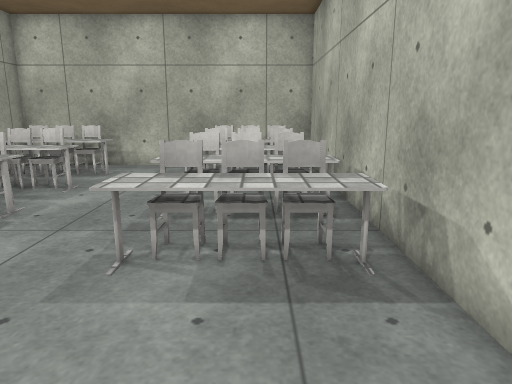
View 1 (above)

12 first-person views from a walk through a 3-D level made in the Unity game engine. The camera is 1.3 m above the floor, tilts 12° down and sees 70° across. The floor is counted in squares, 0.5 m on a side. Each view is taken from the middle of a square. On the plan, view 1 faces up. The plan holds only what a view shows up to about 20 squares ahead; the rest is blank. The player character is not drawn. Surface patterns are stand-ins for the level's own textures.

View 2
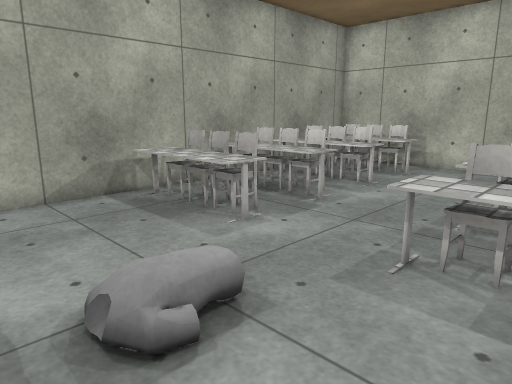

View 3
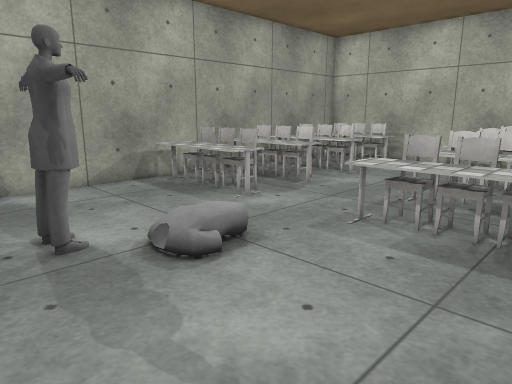

View 4
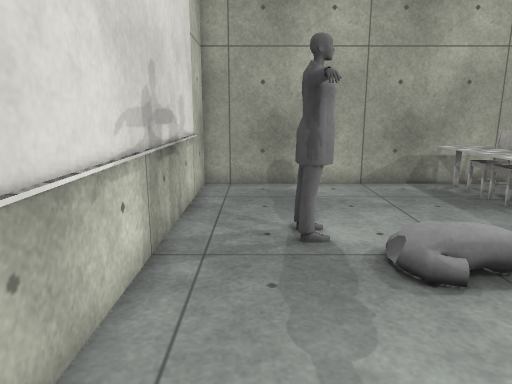

View 5
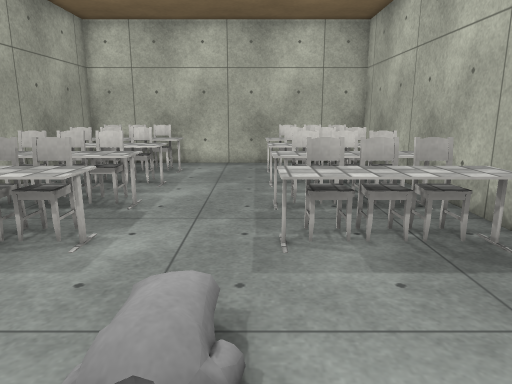

View 6
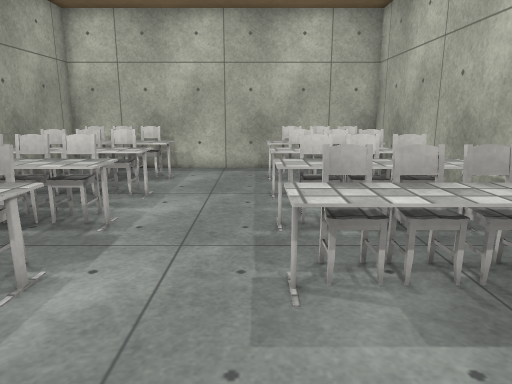

View 7
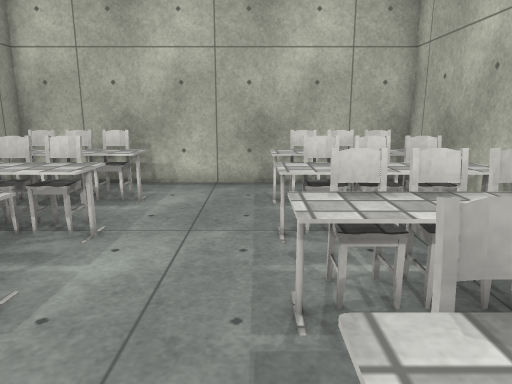

View 8
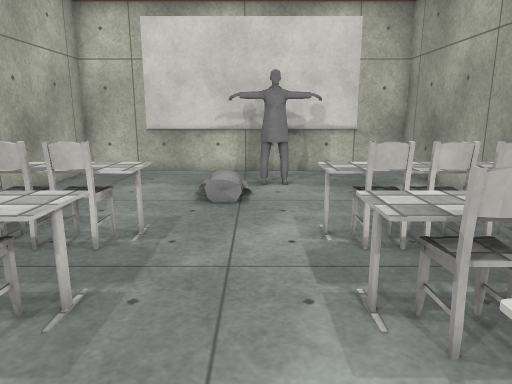

View 9
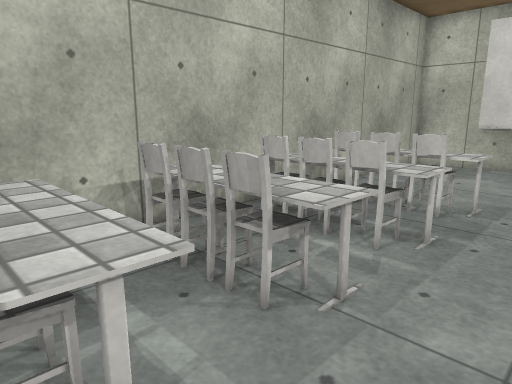

View 10
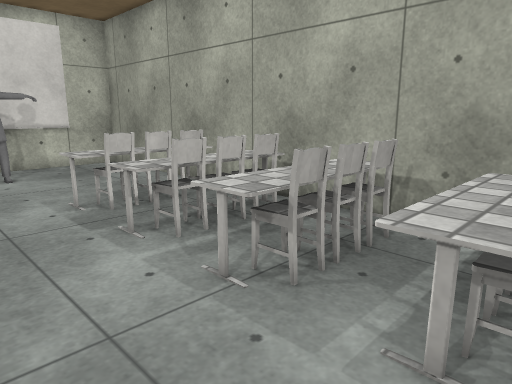

View 11
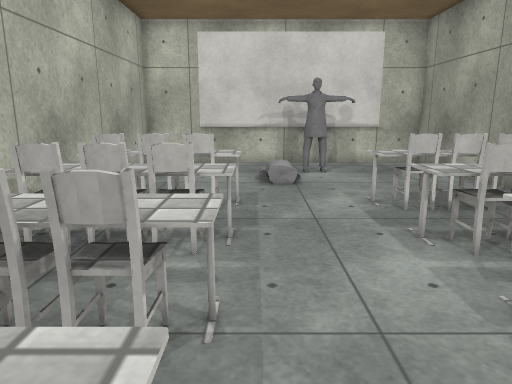

View 12
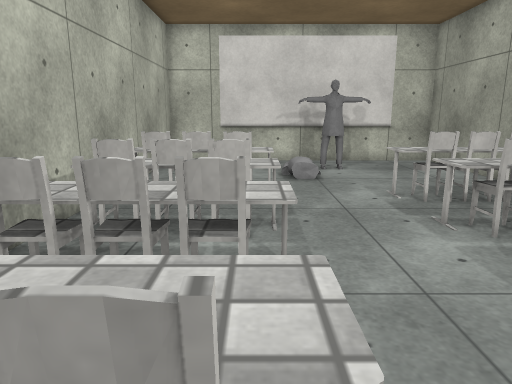

### Floor plan
Key: @ floor where view 1 was taken; # wall or solid block; . floor; = window, fence, low wall or low ledge; ^ raised ledge; C chair; H chest; O other object.
Columns run from 12 left of view 1 to 3 right of it. Each row starts with its distance up from view 1.
 19 ################
 18 #..............#
 17 #.CCCC....CCCC.#
 16 #^^^^^....^^^^^#
 15 #^^^^^....^^^^=#
 14 #=CCCC....CCCC=#
 13 #^^^^^....^^^^^#
 12 #^^^^^....^^^^^#
 11 # C..........C #
 10 #^CCCC....CCCC^#
  9 #^^^^^....^^^^^#
  8 #..............#
  7 #^CCCC....CCCC^#
  6 #^^^^^....^^^^^#
  5 #..............#
  4 #..............#
  3 #.......O......#
  2 #.......O......#
  1 #.....##H......#
  0 #....####...@..#
 -1 #..............#
 -2 #..............#
 -3 ################

Positions as (right, up) in squares from view 1, and headings:
1: (0, 0), facing up
2: (0, 0), facing up-left
3: (2, -2), facing up-left
4: (2, -1), facing left
5: (-3, -1), facing up
6: (-3, 1), facing up
7: (-3, 5), facing up
8: (-5, 14), facing down
9: (-5, 17), facing down-right
10: (-3, 17), facing down-left
11: (-3, 17), facing down
12: (-2, 18), facing down
